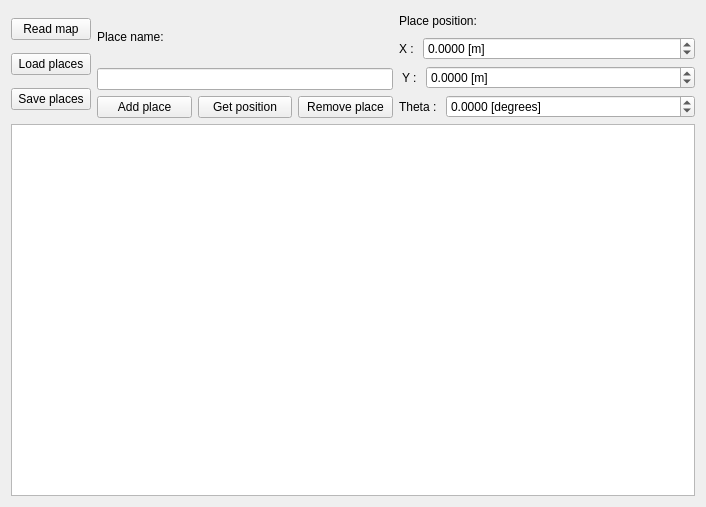
<?xml version="1.0" encoding="UTF-8"?>
<ui version="4.0">
 <class>MapGui</class>
 <widget class="QWidget" name="MapGui">
  <property name="geometry">
   <rect>
    <x>0</x>
    <y>0</y>
    <width>706</width>
    <height>507</height>
   </rect>
  </property>
  <property name="sizePolicy">
   <sizepolicy hsizetype="Expanding" vsizetype="Expanding">
    <horstretch>0</horstretch>
    <verstretch>0</verstretch>
   </sizepolicy>
  </property>
  <property name="windowTitle">
   <string>Map Gui</string>
  </property>
  <property name="layoutDirection">
   <enum>Qt::LeftToRight</enum>
  </property>
  <property name="locale">
   <locale language="English" country="UnitedKingdom"/>
  </property>
  <layout class="QVBoxLayout" name="verticalLayout_4">
   <item>
    <layout class="QHBoxLayout" name="HL1">
     <item>
      <layout class="QVBoxLayout" name="VL1">
       <item>
        <widget class="QPushButton" name="map_button">
         <property name="text">
          <string>Read map</string>
         </property>
        </widget>
       </item>
       <item>
        <widget class="QPushButton" name="load_button">
         <property name="text">
          <string>Load places</string>
         </property>
        </widget>
       </item>
       <item>
        <widget class="QPushButton" name="save_button">
         <property name="text">
          <string>Save places</string>
         </property>
        </widget>
       </item>
      </layout>
     </item>
     <item>
      <layout class="QVBoxLayout" name="VL2">
       <item>
        <layout class="QHBoxLayout" name="HL22">
         <item>
          <widget class="QLabel" name="name_label">
           <property name="text">
            <string>Place name:</string>
           </property>
          </widget>
         </item>
         <item>
          <spacer name="horizontalSpacer_2">
           <property name="orientation">
            <enum>Qt::Horizontal</enum>
           </property>
           <property name="sizeHint" stdset="0">
            <size>
             <width>40</width>
             <height>20</height>
            </size>
           </property>
          </spacer>
         </item>
        </layout>
       </item>
       <item>
        <widget class="QLineEdit" name="name_edit"/>
       </item>
       <item>
        <layout class="QHBoxLayout" name="HL21">
         <item>
          <widget class="QPushButton" name="add_button">
           <property name="text">
            <string>Add place</string>
           </property>
          </widget>
         </item>
         <item>
          <widget class="QPushButton" name="get_button">
           <property name="text">
            <string>Get position</string>
           </property>
          </widget>
         </item>
         <item>
          <widget class="QPushButton" name="remove_button">
           <property name="text">
            <string>Remove place</string>
           </property>
          </widget>
         </item>
        </layout>
       </item>
      </layout>
     </item>
     <item>
      <layout class="QVBoxLayout" name="VL3">
       <item>
        <layout class="QHBoxLayout" name="HL33">
         <item>
          <widget class="QLabel" name="pos_label">
           <property name="text">
            <string>Place position:</string>
           </property>
          </widget>
         </item>
         <item>
          <spacer name="horizontalSpacer">
           <property name="orientation">
            <enum>Qt::Horizontal</enum>
           </property>
           <property name="sizeHint" stdset="0">
            <size>
             <width>40</width>
             <height>20</height>
            </size>
           </property>
          </spacer>
         </item>
        </layout>
       </item>
       <item>
        <layout class="QHBoxLayout" name="HL32">
         <item>
          <widget class="QLabel" name="x_label">
           <property name="text">
            <string>X : </string>
           </property>
          </widget>
         </item>
         <item>
          <widget class="QDoubleSpinBox" name="x_spin">
           <property name="sizePolicy">
            <sizepolicy hsizetype="Expanding" vsizetype="Fixed">
             <horstretch>0</horstretch>
             <verstretch>0</verstretch>
            </sizepolicy>
           </property>
           <property name="suffix">
            <string> [m]</string>
           </property>
           <property name="decimals">
            <number>4</number>
           </property>
           <property name="minimum">
            <double>-99.989999999999995</double>
           </property>
           <property name="singleStep">
            <double>0.100000000000000</double>
           </property>
          </widget>
         </item>
        </layout>
       </item>
       <item>
        <layout class="QHBoxLayout" name="HL31">
         <item>
          <widget class="QLabel" name="y_label">
           <property name="text">
            <string> Y : </string>
           </property>
          </widget>
         </item>
         <item>
          <widget class="QDoubleSpinBox" name="y_spin">
           <property name="sizePolicy">
            <sizepolicy hsizetype="Expanding" vsizetype="Fixed">
             <horstretch>0</horstretch>
             <verstretch>0</verstretch>
            </sizepolicy>
           </property>
           <property name="suffix">
            <string> [m]</string>
           </property>
           <property name="decimals">
            <number>4</number>
           </property>
           <property name="minimum">
            <double>-99.989999999999995</double>
           </property>
           <property name="singleStep">
            <double>0.100000000000000</double>
           </property>
          </widget>
         </item>
        </layout>
       </item>
       <item>
        <layout class="QHBoxLayout" name="HL34">
         <item>
          <widget class="QLabel" name="theta_label">
           <property name="text">
            <string>Theta : </string>
           </property>
          </widget>
         </item>
         <item>
          <widget class="QDoubleSpinBox" name="theta_spin">
           <property name="sizePolicy">
            <sizepolicy hsizetype="Expanding" vsizetype="Fixed">
             <horstretch>0</horstretch>
             <verstretch>0</verstretch>
            </sizepolicy>
           </property>
           <property name="suffix">
            <string> [degrees]</string>
           </property>
           <property name="decimals">
            <number>4</number>
           </property>
           <property name="minimum">
            <double>-359.990000000000009</double>
           </property>
           <property name="maximum">
            <double>359.999000000000024</double>
           </property>
           <property name="singleStep">
            <double>0.100000000000000</double>
           </property>
          </widget>
         </item>
        </layout>
       </item>
      </layout>
     </item>
    </layout>
   </item>
   <item>
    <widget class="QGraphicsView" name="graphics_view">
     <property name="mouseTracking">
      <bool>true</bool>
     </property>
     <property name="dragMode">
      <enum>QGraphicsView::ScrollHandDrag</enum>
     </property>
    </widget>
   </item>
  </layout>
 </widget>
 <resources/>
 <connections/>
</ui>
